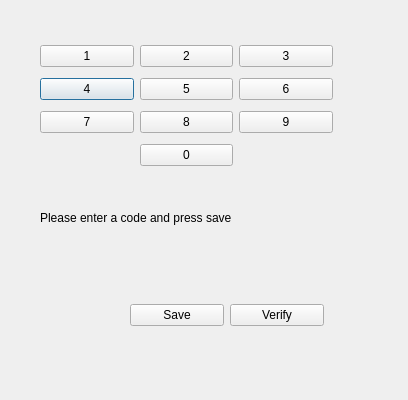
<?xml version="1.0" encoding="UTF-8"?>
<ui version="4.0">
 <class>Dialog</class>
 <widget class="QDialog" name="Dialog">
  <property name="geometry">
   <rect>
    <x>0</x>
    <y>0</y>
    <width>408</width>
    <height>400</height>
   </rect>
  </property>
  <property name="windowTitle">
   <string>Dialog</string>
  </property>
  <widget class="QLabel" name="lbNotify">
   <property name="geometry">
    <rect>
     <x>40</x>
     <y>210</y>
     <width>281</width>
     <height>16</height>
    </rect>
   </property>
   <property name="text">
    <string>Please enter a code and press save</string>
   </property>
  </widget>
  <widget class="QWidget" name="">
   <property name="geometry">
    <rect>
     <x>40</x>
     <y>40</y>
     <width>293</width>
     <height>132</height>
    </rect>
   </property>
   <layout class="QGridLayout" name="gridLayout">
    <item row="1" column="0">
     <widget class="QPushButton" name="btnFour">
      <property name="text">
       <string>4</string>
      </property>
     </widget>
    </item>
    <item row="2" column="0">
     <widget class="QPushButton" name="btnSeven">
      <property name="text">
       <string>7</string>
      </property>
     </widget>
    </item>
    <item row="0" column="2">
     <widget class="QPushButton" name="btnThree">
      <property name="text">
       <string>3</string>
      </property>
     </widget>
    </item>
    <item row="1" column="2">
     <widget class="QPushButton" name="btnSix">
      <property name="text">
       <string>6</string>
      </property>
     </widget>
    </item>
    <item row="2" column="2">
     <widget class="QPushButton" name="btnNine">
      <property name="text">
       <string>9</string>
      </property>
     </widget>
    </item>
    <item row="0" column="0">
     <widget class="QPushButton" name="btnOne">
      <property name="text">
       <string>1</string>
      </property>
     </widget>
    </item>
    <item row="1" column="1">
     <widget class="QPushButton" name="btnFive">
      <property name="text">
       <string>5</string>
      </property>
     </widget>
    </item>
    <item row="2" column="1">
     <widget class="QPushButton" name="btnEight">
      <property name="text">
       <string>8</string>
      </property>
     </widget>
    </item>
    <item row="0" column="1">
     <widget class="QPushButton" name="btnTwo">
      <property name="text">
       <string>2</string>
      </property>
     </widget>
    </item>
    <item row="3" column="1">
     <widget class="QPushButton" name="btnZero">
      <property name="text">
       <string>0</string>
      </property>
     </widget>
    </item>
   </layout>
  </widget>
  <widget class="QWidget" name="">
   <property name="geometry">
    <rect>
     <x>130</x>
     <y>300</y>
     <width>194</width>
     <height>30</height>
    </rect>
   </property>
   <layout class="QHBoxLayout" name="horizontalLayout">
    <item>
     <widget class="QPushButton" name="btnSave">
      <property name="text">
       <string>Save</string>
      </property>
     </widget>
    </item>
    <item>
     <widget class="QPushButton" name="btnVerify">
      <property name="text">
       <string>Verify</string>
      </property>
     </widget>
    </item>
   </layout>
  </widget>
 </widget>
 <resources/>
 <connections/>
</ui>
